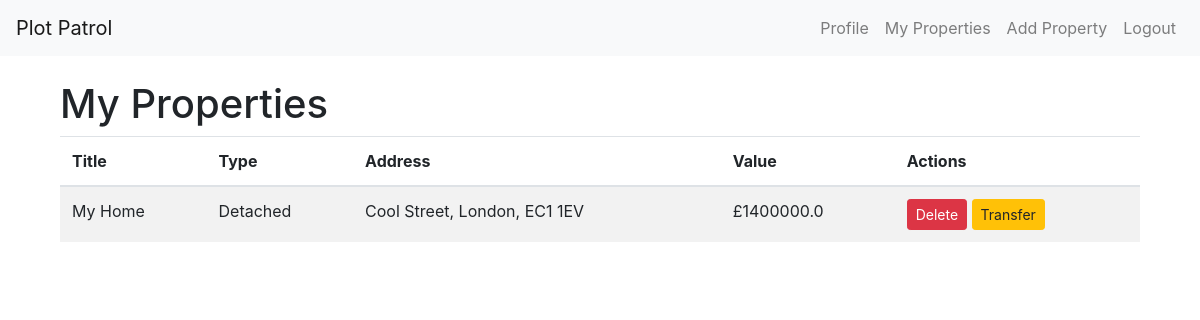
The app's page /properties (signed in) with its own data.
### models/property.py (models this page shows, shortened)
class Property(db.Model):
    id = db.Column(db.Integer, primary_key=True)
    title = db.Column(db.String(100), nullable=False)
    property_type = db.Column(db.String(50), nullable=False)
    address = db.Column(db.String(200), nullable=False)
    city = db.Column(db.String(100), nullable=False)
    postcode = db.Column(db.String(20), nullable=False)
    value = db.Column(db.Float, nullable=False)
    date_added = db.Column(db.DateTime, default=datetime.utcnow)
    owner_id = db.Column(db.Integer, db.ForeignKey('user.id'), nullable=False)

### routes/property_routes.py (the view)
@app.route('/properties', methods=['GET'])
@login_required
def user_properties():
    properties = Property.query.filter_by(owner_id=current_user.id).all()
    total_property_value = sum(property.value for property in properties)
    return render_template('user_properties.html', properties=properties, total_property_value=total_property_value)

### app.py (called while the page is built)
@login_manager.user_loader
def load_user(user_id):
    return User.query.get(int(user_id))

### templates/user_properties.html (shortened to what this page needs)
{% extends "base.html" %}
{% block content %}
<div class="container mt-4">
    <h1>My Properties</h1>
    <table class="table table-striped">
        <thead>
            <tr>
                <th>Title</th>
                <th>Type</th>
                <th>Address</th>
                <th>Value</th>
                <th>Actions</th>
            </tr>
        </thead>
        <tbody>
            {% for property in properties %}
            <tr>
                <td>{{ property.title }}</td>
                <td>{{ property.property_type }}</td>
                <td>{{ property.address }}, {{ property.city }}, {{ property.postcode }}</td>
                <td>£{{ property.value }}</td>
                <td>
                    <form action="{{ url_for('delete_property', id=property.id) }}" method="post" style="display:inline;">
                        <button type="submit" class="btn btn-danger btn-sm">Delete</button>
                    </form>
                    <a href="{{ url_for('transfer_property', id=property.id) }}" class="btn btn-warning btn-sm">Transfer</a>
                </td>
            </tr>
            {% endfor %}
        </tbody>
    </table>
</div>
{% endblock %}

### records on screen
Property: title "My Home", property_type "Detached", address "Cool Street", city "London", postcode "EC1 1EV", value "1400000.0"
